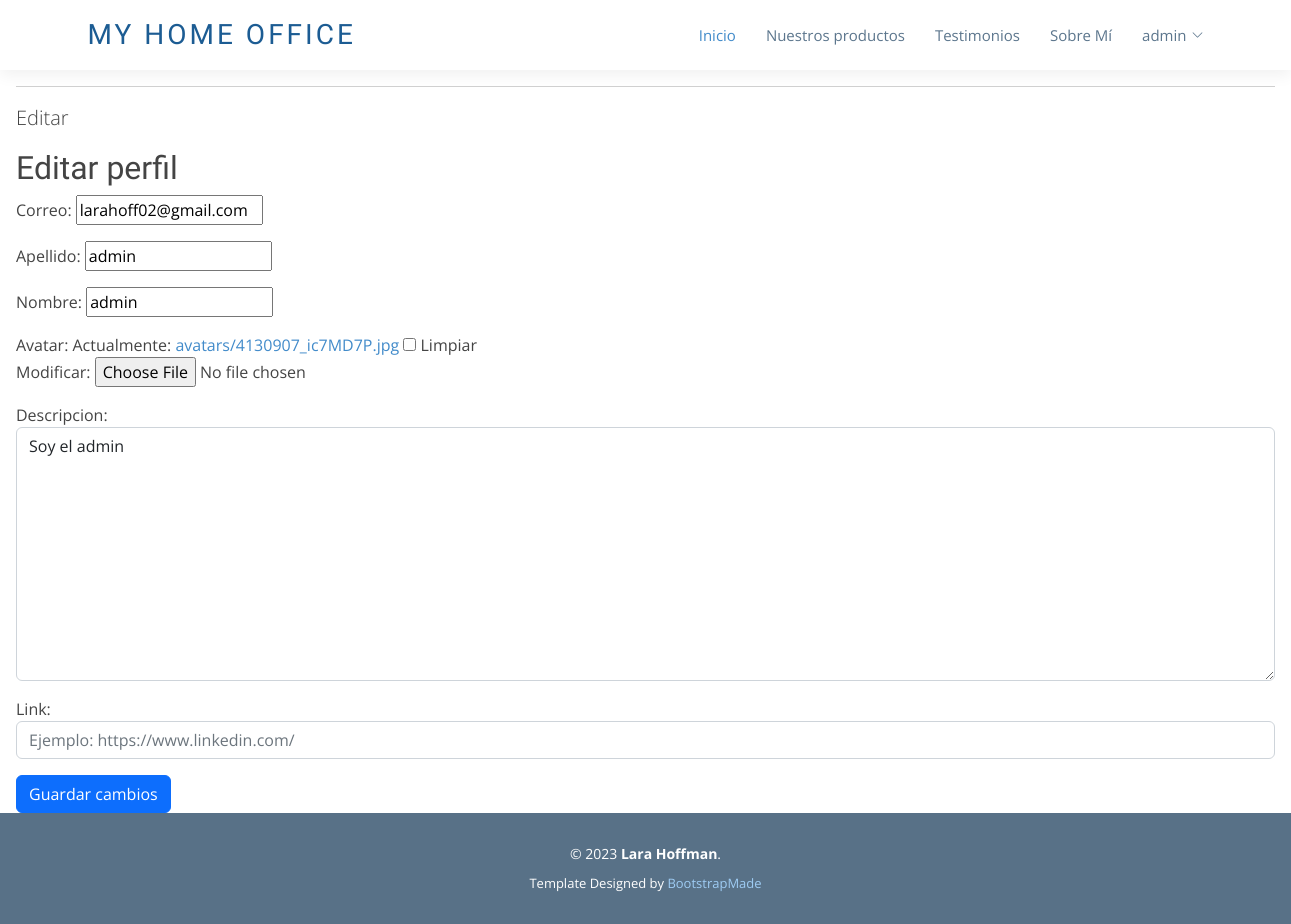
Before: /editarPerfil (signed in) with the older database file.
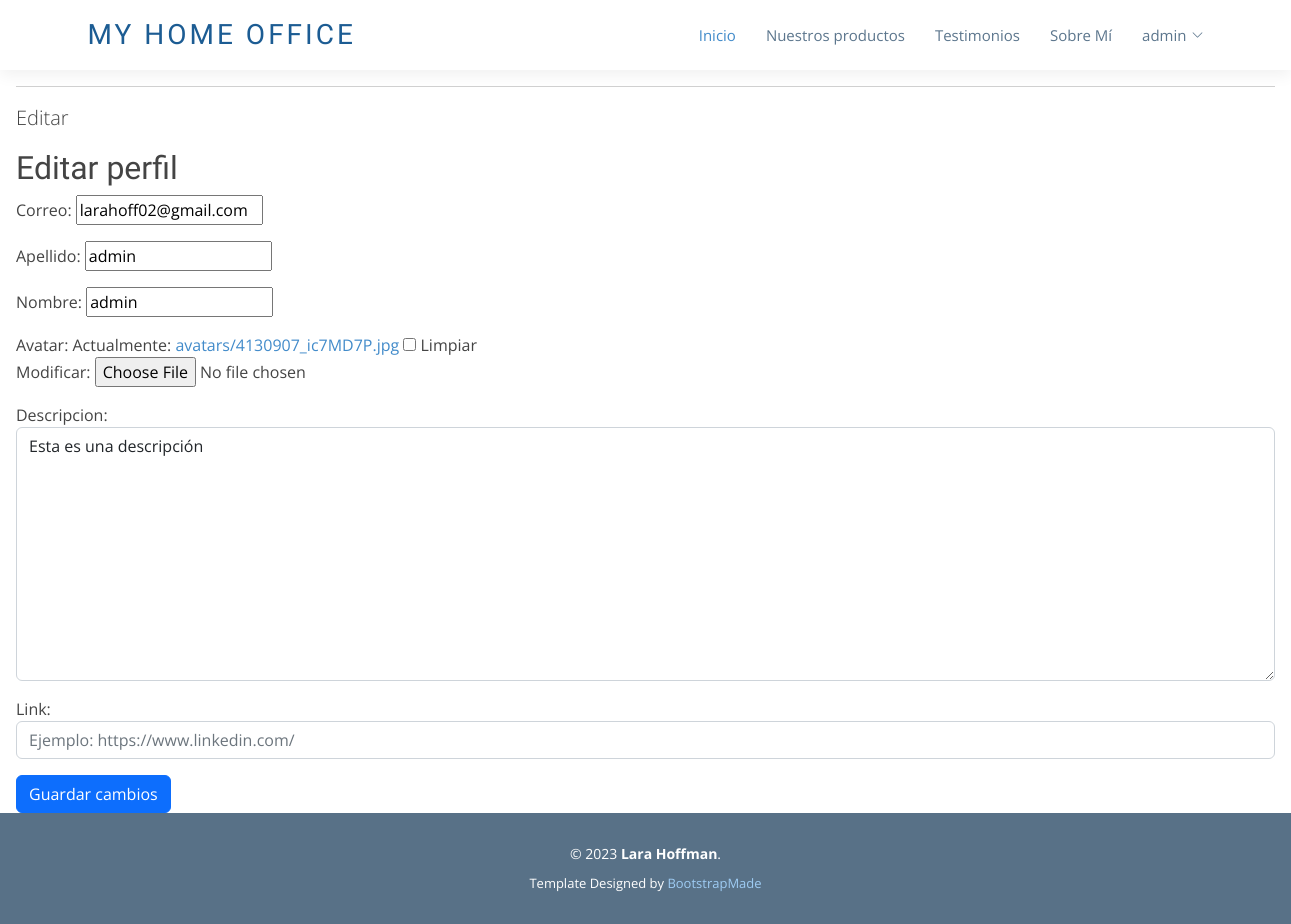
After: the same page with the newer database file.
### AppFinal/models.py (models this page shows)
class Perfiles(models.Model):
    user = models.OneToOneField(User, on_delete=models.CASCADE) # un usuario puede tener un solo perfil
    avatar = models.ImageField(upload_to="avatars", null=True, blank=True)
    descripcion = models.TextField(null=True , blank=True)
    link = models.URLField(max_length=200, null=True , blank=True)
    @staticmethod
    def get_or_create_perfil(user):
        perfil, created = Perfiles.objects.get_or_create(user=user)
        return perfil, created

### AppFinal/views.py (the view)
# urls.py: path('editarPerfil', views.editarPerfil, name="EditarPerfil"),
@login_required
def editarPerfil(request):
    perfil, created = Perfiles.get_or_create_perfil(request.user)
    if request.method == 'POST':
        user_form = CustomUserChangeForm(request.POST, instance=request.user)
        perfil_form = PerfilesFormulario(request.POST, request.FILES, instance=perfil)
        if user_form.is_valid() and perfil_form.is_valid():
            user_form.save()
            perfil_form.save()
            return redirect('Perfil')
    else:
        user_form = CustomUserChangeForm(instance=request.user)
        perfil_form = PerfilesFormulario(instance=perfil)
    return render(request, 'AppFinal/editarPerfil.html', {'user_form': user_form, 'perfil_form': perfil_form})

### AppFinal/forms.py
class CustomUserChangeForm(UserChangeForm):
    password = None
    email = forms.EmailField(label="Correo")
    last_name = forms.CharField(label="Apellido", required=False)
    first_name = forms.CharField(label="Nombre", required=False)
    class Meta:
        model = User
        fields = ['email', 'last_name', 'first_name']

class PerfilesFormulario(forms.ModelForm):
    class Meta:
        model = Perfiles
        fields = ['avatar','descripcion','link']
        widgets = {
            'avatar': forms.ClearableFileInput,
            'descripcion': forms.Textarea(attrs={'class':'form-control', 'label':"Biografía", 'placeholder':'Contanos algo sobre vos'}),
            'link': forms.URLInput(attrs={'class':'form-control','placeholder':'Ejemplo: https://www.linkedin.com/'}),
        }

### AppFinal/templates/AppFinal/editarPerfil.html (shortened to what this page needs)
{% extends "AppFinal/layout.html" %}
{% load static %}
{% block lo-que-cambia %}
<main class="px-3">
  <hr>
  <p class="lead">Editar</p>
  <h2>Editar perfil</h2>
  <form method="POST" enctype="multipart/form-data">
    {{ user_form.as_p }}
    {{ perfil_form.as_p }}
    <button type="submit" class="btn btn-primary">Guardar cambios</button>
  </form>
</main>
{% endblock %}

Changed rows visible on the page:
changed Perfiles: descripcion "Soy el admin" → "Esta es una descripción"
